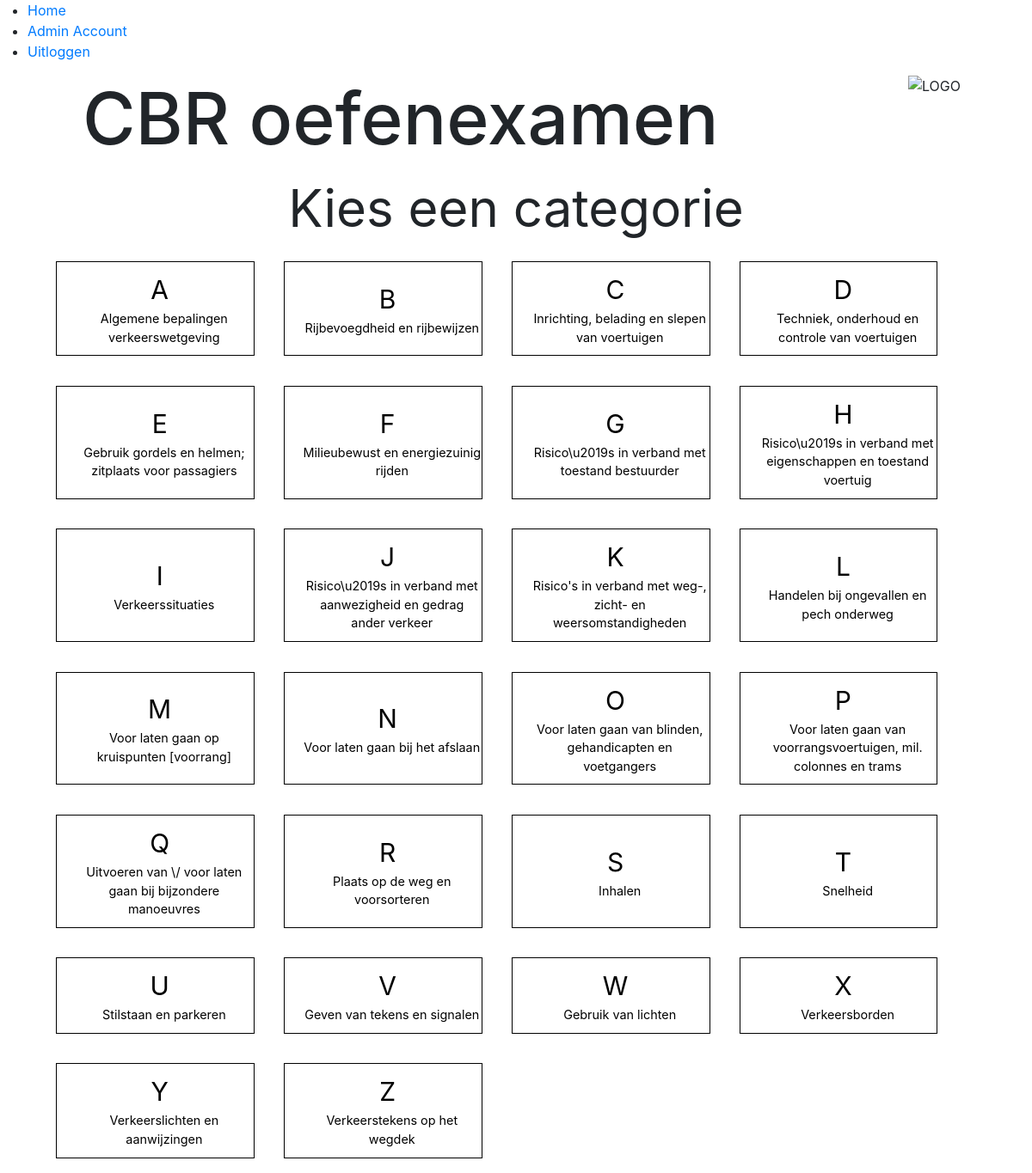
The page / (signed in) on the database its author committed.
### tables this page shows
CREATE TABLE `category` (
  `category_id` int(11) NOT NULL,
  `category_letter` tinytext NOT NULL,
  `chapter` varchar(255) NOT NULL
);

### index.php (the view, shortened to what this page needs)
<?php
include ("core/header.php");
?>
<main>
    <div id="choose">Kies een categorie</div>
    <div class="content">
        <?php
        $sqli_prepare = $con->prepare("SELECT category_id, category_letter, chapter FROM category");
        if ($sqli_prepare === false) {
            echo mysqli_error($con);
        } else {
            if ($sqli_prepare->execute()) {
                $sqli_prepare->store_result();
                $sqli_prepare->bind_result($category_id, $category_letter, $chapter);
                while ($sqli_prepare->fetch()) {
                    ?>
                    <a class="category td-none" id="category-<?= $category_letter ?>" href="questions.php?cat=<?= $category_id ?>&id=1">
                        <div><?= $category_letter; ?></div>
                        <div class="cat-title"><?= $chapter; ?></div>
                    </a>
                    <?php
                }
            }
        }
        ?>
    </div>
</main>
<?php
include ("core/footer.php");
?>

### assets/css/style.css (style rules this page uses)
.cat-title { width: 100%; margin-left: 5%; font-size: 1.2vw; }
.content { margin-left: 4%; display: flex; flex-wrap: wrap; }
.category { width: 18%; padding: 10px; box-sizing: border-box; display: flex; flex-direction: column; justify-content: center; align-items: center; font-size: 3vw; border: 1px solid black; margin: 2%; flex-wrap: wrap; word-wrap: break-word; text-align: center; color: red; }
#choose { display: flex; width: 100%; justify-content: center; font-size: 5.5vw; }
#category-B { color: black; }
.td-none { text-decoration: none; color: black; }
@media (max-width: 1200px) { .category { width: 20%; font-size: 2.5vw; margin: 1.5%; } }
@media (max-width: 1200px) { #choose { font-size: 5vw; } }

### rows shown on the page
category: category_letter "A", chapter "Algemene bepalingen verkeerswetgeving"
category: category_letter "B", chapter "Rijbevoegdheid en rijbewijzen"
category: category_letter "C", chapter "Inrichting, belading en slepen van voertuigen"
category: category_letter "D", chapter "Techniek, onderhoud en controle van voertuigen"
category: category_letter "E", chapter "Gebruik gordels en helmen; zitplaats voor passagiers"
category: category_letter "F", chapter "Milieubewust en energiezuinig rijden"
category: category_letter "G", chapter "Risico\\u2019s in verband met toestand bestuurder"
category: category_letter "H", chapter "Risico\\u2019s in verband met eigenschappen en toestand voertuig"
category: category_letter "I", chapter "Verkeerssituaties"
category: category_letter "J", chapter "Risico\\u2019s in verband met aanwezigheid en gedrag ander verkeer"
category: category_letter "K", chapter "Risico's in verband met weg-, zicht- en weersomstandigheden"
category: category_letter "L", chapter "Handelen bij ongevallen en pech onderweg"
category: category_letter "M", chapter "Voor laten gaan op kruispunten [voorrang]"
category: category_letter "N", chapter "Voor laten gaan bij het afslaan"
category: category_letter "O", chapter "Voor laten gaan van blinden, gehandicapten en voetgangers"
category: category_letter "P", chapter "Voor laten gaan van voorrangsvoertuigen, mil. colonnes en trams"
category: category_letter "Q", chapter "Uitvoeren van \\/ voor laten gaan bij bijzondere manoeuvres"
category: category_letter "R", chapter "Plaats op de weg en voorsorteren"
category: category_letter "S", chapter "Inhalen"
category: category_letter "T", chapter "Snelheid"
category: category_letter "U", chapter "Stilstaan en parkeren"
category: category_letter "V", chapter "Geven van tekens en signalen"
category: category_letter "W", chapter "Gebruik van lichten"
category: category_letter "X", chapter "Verkeersborden"
category: category_letter "Y", chapter "Verkeerslichten en aanwijzingen"
category: category_letter "Z", chapter "Verkeerstekens op het wegdek"
